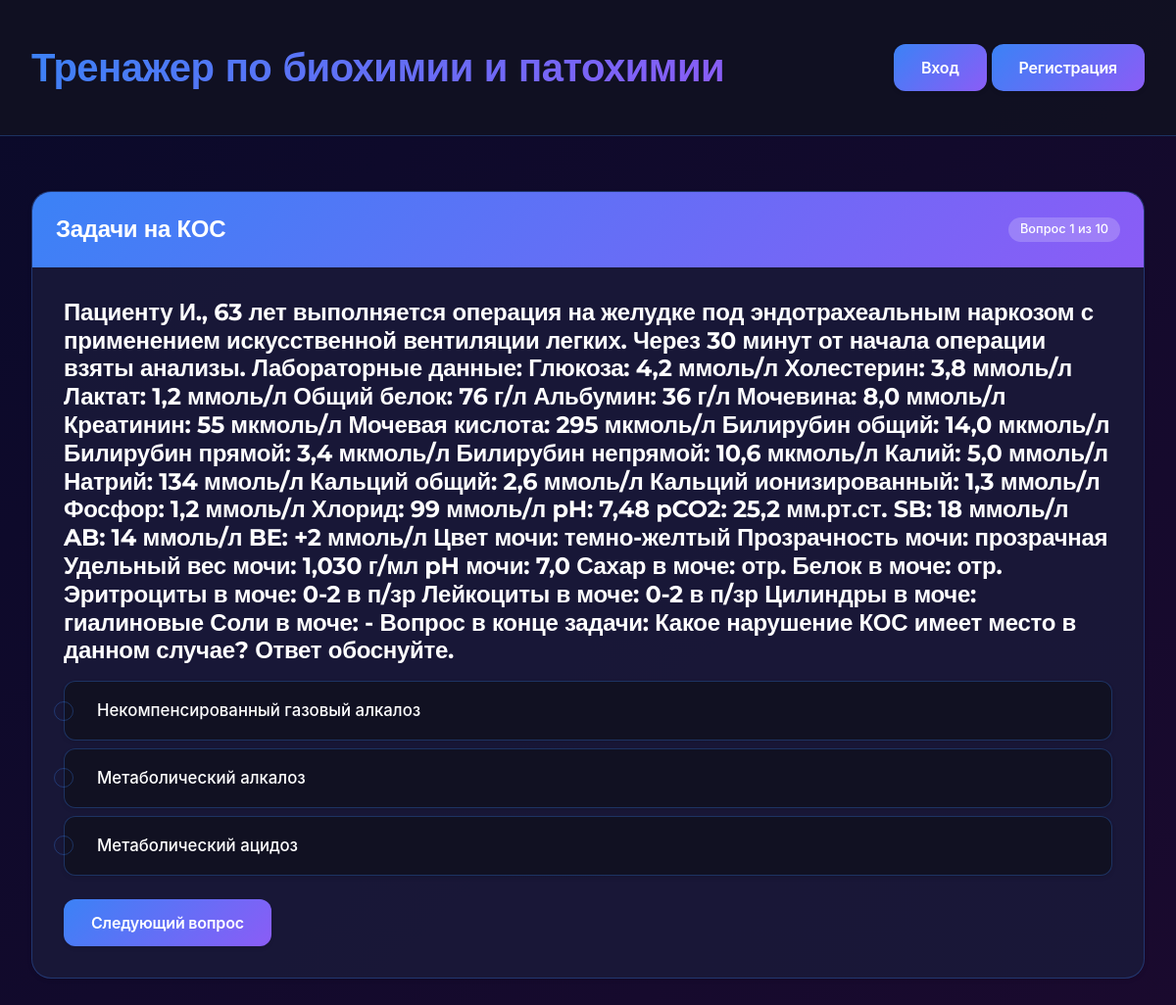
The page /quiz/2/question/62/ on the database its author committed.
### quiz/models.py (models this page shows, shortened)
class Quiz(models.Model):
    CATEGORY_CHOICES = [
        ('bio', 'Тренажеры по биохимии'),
        ('patho', 'Тренажеры по патохимии'),
    ]
    title = models.CharField('Название викторины', max_length=200)
    description = models.TextField('Описание', blank=True)
    created_at = models.DateTimeField('Дата создания', auto_now_add=True)
    category = models.CharField(
        'Раздел',
        max_length=10,
        choices=CATEGORY_CHOICES,
        default='bio'
    )
    class Meta:
        verbose_name = 'Викторина'
        verbose_name_plural = 'Викторины'

class Question(models.Model):
    quiz = models.ForeignKey(Quiz, on_delete=models.CASCADE, related_name='questions', verbose_name='Викторина')
    text = models.CharField('Текст вопроса', max_length=2000)
    explanation = models.TextField('Пояснение', blank=True)
    order = models.IntegerField('Порядок', default=0)
    image = models.ImageField('Изображение к вопросу', upload_to='question_images/', blank=True, null=True)
    class Meta:
        verbose_name = 'Вопрос'
        verbose_name_plural = 'Вопросы'
        ordering = ['order']

class Choice(models.Model):
    question = models.ForeignKey(Question, on_delete=models.CASCADE, related_name='choices', verbose_name='Вопрос')
    text = models.CharField('Текст ответа', max_length=1000)
    is_correct = models.BooleanField('Правильный ответ', default=False)
    class Meta:
        verbose_name = 'Вариант ответа'
        verbose_name_plural = 'Варианты ответов'

### quiz/views.py (the view, shortened to what this page needs)
# urls.py: path('quiz/<int:quiz_id>/question/<int:question_id>/', views.question_view, name='question_view'),
def question_view(request, quiz_id, question_id):
    quiz = get_object_or_404(Quiz, id=quiz_id)
    question = get_object_or_404(Question, id=question_id, quiz=quiz)
    question_order = request.session.get(f'quiz_{quiz_id}_question_order', [])
    if not question_order:
        questions_list = list(quiz.questions.all())
        random.shuffle(questions_list)
        question_order = [q.id for q in questions_list]
        request.session[f'quiz_{quiz_id}_question_order'] = question_order
    choices = question.choices.all()
    current_number = question_order.index(question_id) + 1
    total_questions = len(question_order)
    return render(request, 'quiz/question.html', {
        'quiz': quiz,
        'question': question,
        'choices': choices,
        'current_number': current_number,
        'total_questions': total_questions,
    })

### quiz/templates/quiz/question.html (shortened to what this page needs)
{% extends 'quiz/base.html' %}
{% block content %}
<div class="card">
    <div class="card-header bg-primary text-white">
        <div class="d-flex justify-content-between align-items-center">
            <h4 class="mb-0">{{ quiz.title }}</h4>
            <span class="badge bg-light text-dark">Вопрос {{ current_number }} из {{ total_questions }}</span>
        </div>
    </div>
    <div class="card-body">
        <h5 class="card-title">{{ question.text }}</h5>
        <form method="post">
            {% for choice in choices %}
            <label class="form-check mb-2" style="cursor: pointer; width: 100%;">
                <input class="form-check-input" type="radio" name="choice"
                       value="{{ choice.id }}" id="choice{{ choice.id }}" required>
                <span class="form-check-label" style="margin-left: 12px;">
                    {{ choice.text }}
                </span>
            </label>
            {% endfor %}
            <button type="submit" class="btn btn-success mt-3">
                {% if current_number == total_questions %}
                Завершить тест
                {% else %}
                Следующий вопрос
                {% endif %}
            </button>
        </form>
    </div>
</div>
{% endblock %}

### quiz/static/quiz/css/style.css (style rules this page uses)
:root { --bg-gradient-start: #0a0a2a; --bg-gradient-end: #1a0a2e; --bg-secondary: #111122; --bg-card: rgba(26, 26, 58, 0.85); --bg-hover: rgba(34, 34, 68, 0.9); --text-primary: #ffffff; --text-secondary: #c0c0c0; --accent-start: #3b82f6; --accent-end: #8b5cf6; --accent-hover-start: #2563eb; --accent-hover-end: #7c3aed; --success: #10b981; --danger: #ef4444; --border: rgba(59, 130, 246, 0.3); }
* { margin: 0; padding: 0; box-sizing: border-box; }
html { height: 100%; }
body { background: linear-gradient(135deg, var(--bg-gradient-start), var(--bg-gradient-end)); background-attachment: fixed; background-size: cover; min-height: 100vh; font-family: 'Inter', -apple-system, BlinkMacSystemFont, sans-serif; color: var(--text-primary); line-height: 1.6; font-size: 18px; overflow-x: hidden; width: 100%; position: relative; }
h1, h2, h3, h4, h5 { font-family: 'Montserrat', sans-serif; font-weight: 800; }
h3, h4, h5 { font-weight: 600; letter-spacing: -0.3px; }
.card { background: var(--bg-card); border: 1px solid var(--border); border-radius: 20px; transition: all 0.3s cubic-bezier(0.4, 0, 0.2, 1); overflow: hidden; height: 100%; width: 100%; }
.card-body { padding: clamp(1rem, 4vw, 2rem); }
.card-title { font-size: clamp(1.2rem, 4vw, 1.5rem); font-weight: 700; margin-bottom: 1rem; color: var(--text-primary); word-wrap: break-word; }
.btn { padding: clamp(8px, 2vw, 12px) clamp(16px, 4vw, 28px); font-size: clamp(0.85rem, 3vw, 1rem); font-weight: 600; border-radius: 12px; transition: all 0.2s ease; letter-spacing: -0.2px; border: none; cursor: pointer; background: linear-gradient(135deg, var(--accent-start), var(--accent-end)); color: white; }
.card-header { background: linear-gradient(135deg, var(--accent-start), var(--accent-end)) !important; padding: clamp(1rem, 4vw, 1.5rem) !important; border-bottom: none !important; }
.card-header h4 { font-size: clamp(1.1rem, 4vw, 1.5rem); font-weight: 700; margin-bottom: 0; word-wrap: break-word; }
.d-flex.justify-content-between.align-items-center { flex-wrap: wrap; gap: 10px; }
.badge { background: rgba(255, 255, 255, 0.2) !important; color: white !important; padding: 6px 12px !important; border-radius: 40px !important; font-size: 0.8rem !important; font-weight: 500 !important; white-space: nowrap; }
.form-check { padding: clamp(0.75rem, 3vw, 1rem); margin-bottom: 0.75rem; background: var(--bg-secondary); border: 1px solid var(--border); border-radius: 12px; transition: all 0.2s ease; cursor: pointer; display: flex; align-items: center; width: 100%; }
.form-check-input { width: clamp(18px, 4vw, 20px); height: clamp(18px, 4vw, 20px); margin: 0; margin-right: 12px; flex-shrink: 0; cursor: pointer; background-color: var(--bg-primary); border-color: var(--border); }
.form-check-label { font-size: clamp(0.95rem, 3.5vw, 1.05rem); font-weight: 500; cursor: pointer; color: var(--text-primary); flex: 1; word-wrap: break-word; }
.card, .card-body, .features { animation: fadeIn 0.5s ease-out; }
.card, .form-check, .btn { box-shadow: 0 2px 4px rgba(0, 0, 0, 0.1); }

### rows shown on the page
Quiz: title "Задачи на КОС"
Question: text "Пациенту И., 63 лет выполняется операция на желудке под эндотрахеальным наркозом с применением искусственной вентиляции легких. Через 30 минут от начала операции взяты анализы. Лабораторные данные: Глюкоза: 4,2 ммоль/л Холестерин: 3,8 ммоль/л Лактат: 1,2 ммоль/л Общий белок: 76 г/л Альбумин: 36 г/л Мочевина: 8,0 ммоль/л Креатинин: 55 мкмоль/л Мочевая кислота: 295 мкмоль/л Билирубин общий: 14,0 мкмоль/л Билирубин прямой: 3,4 мкмоль/л Билирубин непрямой: 10,6 мкмоль/л Калий: 5,0 ммоль/л Натрий: 134 ммоль/л Кальций общий: 2,6 ммоль/л Кальций ионизированный: 1,3 ммоль/л Фосфор: 1,2 ммоль/л Хлорид: 99 ммоль/л pH: 7,48 pCO2: 25,2 мм.рт.ст. SB: 18 ммоль/л AB: 14 ммоль/л BE: +2 ммоль/л Цвет мочи:…"
Choice: text "Некомпенсированный газовый алкалоз"
Choice: text "Метаболический алкалоз"
Choice: text "Метаболический ацидоз"

### other values the page prints
{{ current_number }} "1"
{{ total_questions }} "10"
